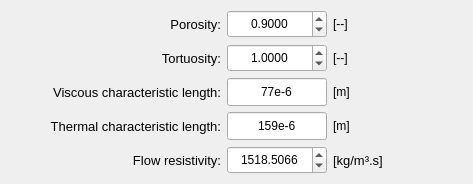
        <widget class="QWidget" name="tab_JCAL">
         <attribute name="title">
          <string>JCAL</string>
         </attribute>
         <layout class="QGridLayout" name="gridLayout_14">
          <property name="leftMargin">
           <number>4</number>
          </property>
          <property name="topMargin">
           <number>4</number>
          </property>
          <property name="rightMargin">
           <number>4</number>
          </property>
          <property name="bottomMargin">
           <number>4</number>
          </property>
          <property name="spacing">
           <number>4</number>
          </property>
          <item row="0" column="0">
           <widget class="QFrame" name="frame_10">
            <property name="frameShape">
             <enum>QFrame::NoFrame</enum>
            </property>
            <property name="frameShadow">
             <enum>QFrame::Raised</enum>
            </property>
            <layout class="QGridLayout" name="gridLayout_13">
             <property name="leftMargin">
              <number>6</number>
             </property>
             <property name="topMargin">
              <number>6</number>
             </property>
             <property name="rightMargin">
              <number>6</number>
             </property>
             <property name="bottomMargin">
              <number>6</number>
             </property>
             <property name="spacing">
              <number>6</number>
             </property>
             <item row="1" column="1">
              <widget class="QLabel" name="label_18">
               <property name="maximumSize">
                <size>
                 <width>16777215</width>
                 <height>28</height>
                </size>
               </property>
               <property name="font">
                <font>
                 <pointsize>10</pointsize>
                </font>
               </property>
               <property name="text">
                <string>Tortuosity:</string>
               </property>
               <property name="alignment">
                <set>Qt::AlignRight|Qt::AlignTrailing|Qt::AlignVCenter</set>
               </property>
              </widget>
             </item>
             <item row="0" column="3">
              <widget class="QLabel" name="label_38">
               <property name="text">
                <string>[--]</string>
               </property>
              </widget>
             </item>
             <item row="1" column="3">
              <widget class="QLabel" name="label_37">
               <property name="text">
                <string>[--]</string>
               </property>
              </widget>
             </item>
             <item row="3" column="3">
              <widget class="QLabel" name="label_35">
               <property name="text">
                <string>[m]</string>
               </property>
              </widget>
             </item>
             <item row="0" column="2">
              <widget class="QDoubleSpinBox" name="doubleSpinBox_porosity_JCAL">
               <property name="minimumSize">
                <size>
                 <width>100</width>
                 <height>28</height>
                </size>
               </property>
               <property name="maximumSize">
                <size>
                 <width>100</width>
                 <height>28</height>
                </size>
               </property>
               <property name="alignment">
                <set>Qt::AlignCenter</set>
               </property>
               <property name="decimals">
                <number>4</number>
               </property>
               <property name="minimum">
                <double>0.000000000000000</double>
               </property>
               <property name="maximum">
                <double>1.000000000000000</double>
               </property>
               <property name="singleStep">
                <double>0.100000000000000</double>
               </property>
               <property name="value">
                <double>0.900000000000000</double>
               </property>
              </widget>
             </item>
             <item row="1" column="2">
              <widget class="QDoubleSpinBox" name="doubleSpinBox_tortuosity_JCAL">
               <property name="minimumSize">
                <size>
                 <width>100</width>
                 <height>28</height>
                </size>
               </property>
               <property name="maximumSize">
                <size>
                 <width>100</width>
                 <height>28</height>
                </size>
               </property>
               <property name="alignment">
                <set>Qt::AlignCenter</set>
               </property>
               <property name="decimals">
                <number>4</number>
               </property>
               <property name="minimum">
                <double>0.000000000000000</double>
               </property>
               <property name="maximum">
                <double>100.000000000000000</double>
               </property>
               <property name="value">
                <double>1.000000000000000</double>
               </property>
              </widget>
             </item>
             <item row="0" column="1">
              <widget class="QLabel" name="label_15">
               <property name="maximumSize">
                <size>
                 <width>16777215</width>
                 <height>28</height>
                </size>
               </property>
               <property name="font">
                <font>
                 <pointsize>10</pointsize>
                </font>
               </property>
               <property name="text">
                <string>Porosity:</string>
               </property>
               <property name="alignment">
                <set>Qt::AlignRight|Qt::AlignTrailing|Qt::AlignVCenter</set>
               </property>
              </widget>
             </item>
             <item row="3" column="1">
              <widget class="QLabel" name="label_27">
               <property name="maximumSize">
                <size>
                 <width>16777215</width>
                 <height>28</height>
                </size>
               </property>
               <property name="font">
                <font>
                 <pointsize>10</pointsize>
                </font>
               </property>
               <property name="text">
                <string>Thermal characteristic length:</string>
               </property>
               <property name="alignment">
                <set>Qt::AlignRight|Qt::AlignTrailing|Qt::AlignVCenter</set>
               </property>
              </widget>
             </item>
             <item row="0" column="5">
              <spacer name="horizontalSpacer_17">
               <property name="orientation">
                <enum>Qt::Horizontal</enum>
               </property>
               <property name="sizeHint" stdset="0">
                <size>
                 <width>40</width>
                 <height>20</height>
                </size>
               </property>
              </spacer>
             </item>
             <item row="5" column="2">
              <widget class="QDoubleSpinBox" name="doubleSpinBox_flow_resistivity_JCAL">
               <property name="minimumSize">
                <size>
                 <width>100</width>
                 <height>28</height>
                </size>
               </property>
               <property name="maximumSize">
                <size>
                 <width>100</width>
                 <height>28</height>
                </size>
               </property>
               <property name="alignment">
                <set>Qt::AlignCenter</set>
               </property>
               <property name="decimals">
                <number>4</number>
               </property>
               <property name="maximum">
                <double>100000.000000000000000</double>
               </property>
               <property name="value">
                <double>1518.506599999999935</double>
               </property>
              </widget>
             </item>
             <item row="0" column="0">
              <spacer name="horizontalSpacer_16">
               <property name="orientation">
                <enum>Qt::Horizontal</enum>
               </property>
               <property name="sizeHint" stdset="0">
                <size>
                 <width>40</width>
                 <height>20</height>
                </size>
               </property>
              </spacer>
             </item>
             <item row="0" column="4">
              <spacer name="horizontalSpacer_15">
               <property name="orientation">
                <enum>Qt::Horizontal</enum>
               </property>
               <property name="sizeHint" stdset="0">
                <size>
                 <width>40</width>
                 <height>20</height>
                </size>
               </property>
              </spacer>
             </item>
             <item row="5" column="3">
              <widget class="QLabel" name="label_26">
               <property name="font">
                <font>
                 <pointsize>10</pointsize>
                </font>
               </property>
               <property name="text">
                <string>[kg/m³.s]</string>
               </property>
              </widget>
             </item>
             <item row="5" column="1">
              <widget class="QLabel" name="label_25">
               <property name="font">
                <font>
                 <pointsize>10</pointsize>
                </font>
               </property>
               <property name="text">
                <string>Flow resistivity:</string>
               </property>
               <property name="alignment">
                <set>Qt::AlignRight|Qt::AlignTrailing|Qt::AlignVCenter</set>
               </property>
              </widget>
             </item>
             <item row="3" column="2">
              <widget class="QLineEdit" name="lineEdit_thermal_characteristic_length_JCAL">
               <property name="minimumSize">
                <size>
                 <width>100</width>
                 <height>28</height>
                </size>
               </property>
               <property name="maximumSize">
                <size>
                 <width>100</width>
                 <height>28</height>
                </size>
               </property>
               <property name="text">
                <string>159e-6</string>
               </property>
               <property name="alignment">
                <set>Qt::AlignCenter</set>
               </property>
              </widget>
             </item>
             <item row="2" column="1">
              <widget class="QLabel" name="label_28">
               <property name="maximumSize">
                <size>
                 <width>16777215</width>
                 <height>28</height>
                </size>
               </property>
               <property name="font">
                <font>
                 <pointsize>10</pointsize>
                </font>
               </property>
               <property name="text">
                <string>Viscous characteristic length:</string>
               </property>
               <property name="alignment">
                <set>Qt::AlignRight|Qt::AlignTrailing|Qt::AlignVCenter</set>
               </property>
              </widget>
             </item>
             <item row="2" column="2">
              <widget class="QLineEdit" name="lineEdit_viscous_characteristic_length_JCAL">
               <property name="minimumSize">
                <size>
                 <width>100</width>
                 <height>28</height>
                </size>
               </property>
               <property name="maximumSize">
                <size>
                 <width>100</width>
                 <height>28</height>
                </size>
               </property>
               <property name="text">
                <string>77e-6</string>
               </property>
               <property name="alignment">
                <set>Qt::AlignCenter</set>
               </property>
              </widget>
             </item>
             <item row="2" column="3">
              <widget class="QLabel" name="label_32">
               <property name="text">
                <string>[m]</string>
               </property>
              </widget>
             </item>
            </layout>
           </widget>
          </item>
         </layout>
        </widget>
